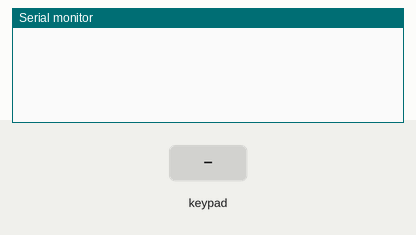
Bench run of a sketch on a simulated Arduino Uno, built with avr-gcc and run on an emulated ATmega328P. Parts: the last lines printed to the serial monitor. The test bench sets the inputs (shaded band).

Above: at 1.2 s.
1.3 s: key '1' pressed
At 2.5 s:
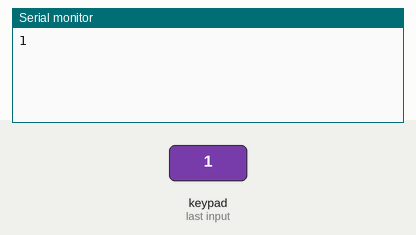
2.8 s: keypad keys 0 2 1 4 1 2 # pressed 0.4 s apart
At 5.6 s:
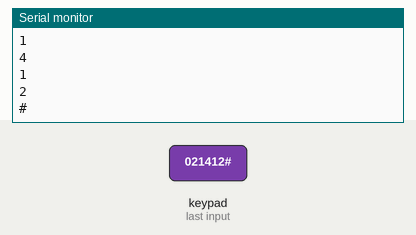
7.1 s: key '*' pressed
At 8.1 s:
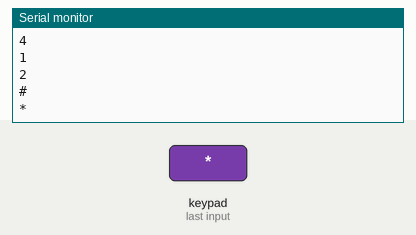
8.6 s: keypad keys 1 6 5 4 pressed 0.4 s apart
At 10.4 s:
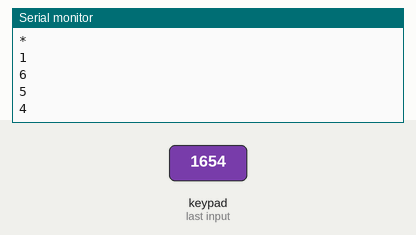
Timing chart, 0 to 11.9 s (numbered marks = the images above; inputs shaded):
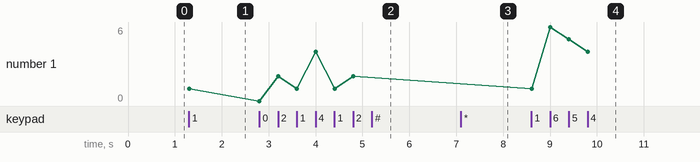

Measured:
- after the input at 1.3 s, the serial monitor: prints a new line at once (image 1)
- after the input at 2.8 s, the serial monitor: prints a new line at once (image 2)
- after the input at 7.1 s, the serial monitor: prints a new line at once (image 3)
- after the input at 8.6 s, the serial monitor: prints a new line at once (image 4)
- plotted number 1: 1 → 2 after the input at 2.8 s, 2 → 4 after the input at 8.6 s

The sketch:

Lab3-4_Keypad.ino
```cpp
#include <Keypad.h> //เรียกใช้งานไลบรารี่ Keypad
const byte ROWS = 4; //ก าหนดแถว Rows 4 แถว
const byte COLS = 3; //ก าหนดแถว Column 3 แถว
char hexakey[ROWS][COLS] = {{'1', '2', '3'},
                            {'4', '5', '6',},
                            {'7', '8', '9',},
                            {'*', '0', '#',}
                           };
//เป็นการก าหนด Char เก็บค่าอักษรดังกล่าวจะเรียงตามรูปแบบของสวิตช์ 4 x 3 เรียงจากบนลงล่างเมื่อกดสวิตช์แถว 1 หลัก 1 จะส่งอักษร 1 เข้ามา เมื่อกดสวิตช์แถว 4 หลัก 3 จะส่งอักษร #
byte rowPins[ROWS] = {0, 2, 14, 12};
//ประกาศขาใช้งาน 4 ขา โดยระบุขาใช้งานจากตัวแปร ROWS
byte colPins[COLS] = {16, 5, 4};
//ประกาศขาใช้งาน 3 ขา โดยระบุขาใช้งานจากตัวแปร COLS
Keypad customKeypad = Keypad(makeKeymap(hexakey), rowPins,
                             colPins, ROWS, COLS);
//ใส่ตัวแปรเพื่อท าให้ค่าพารามิเตอร์ที่จ าเป็นกับไลบรารี่ทั้งหมดครบถ้วน
void setup() {
  Serial.begin(9600);
}
void loop() {
  char customKey = customKeypad.getKey();
  //รับค่าจาก Keypad เก็บไว้ใน customKey
  if (customKey) {
    Serial.println(customKey);
    //พิมพ์ค่าที่เก็บไว้ในตัวแปรผ่านจอมอนิเตอร์
  }
}
```
